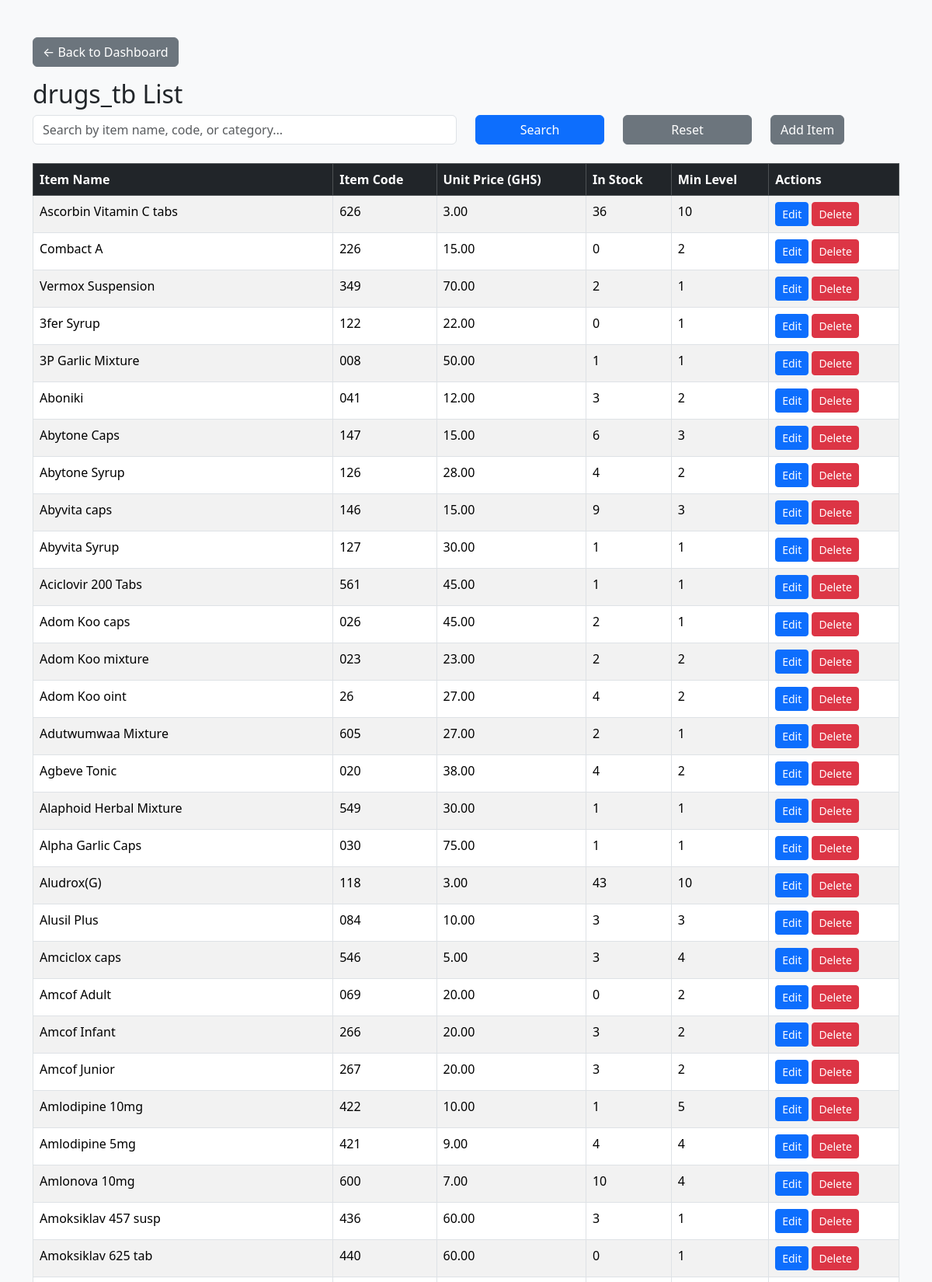
/Inventory/invent_list_page.php (signed in, upper part), run on the app's committed database.
### tables this page shows
CREATE TABLE `drugs_tb` (
  `id` int NOT NULL,
  `item` varchar(100) NOT NULL,
  `item_code` varchar(50) NOT NULL,
  `category` varchar(50) DEFAULT NULL,
  `unit_price` decimal(10,2) NOT NULL,
  `quantity_in_stock` int DEFAULT '0',
  `min_stock_level` int DEFAULT '0',
  `created_at` timestamp NOT NULL DEFAULT CURRENT_TIMESTAMP
);

### Inventory/invent_list_page.php (the view, shortened to what this page needs)
<?php
require '../dbconfig.php';
$search = $_GET['search'] ?? '';
if ($search) {
    $stmt = $conn->prepare("
        SELECT * FROM drugs_tb
        WHERE item LIKE ?
           OR item_code LIKE ?
        ORDER BY item ASC
    ");
    $likeSearch = "%$search%";
    $stmt->execute([$likeSearch, $likeSearch]);
} else {
    $stmt = $conn->query("SELECT * FROM drugs_tb ORDER BY item ASC");
}
$items = $stmt->fetchAll();
?>
<!DOCTYPE html>
<html lang="en">
<head>
    <link href="../assets/css/bootstrap.min.css" rel="stylesheet">
</head>
<body class="bg-light">
    <div class="container mt-5">
         <a href="../Dashboard/page.php" class="btn btn-secondary mb-3">← Back to Dashboard</a>
        <h2>drugs_tb List</h2>
        <form method="get" class="row mb-3">
    <div class="col-md-6">
        <input
            type="text"
            name="search"
            class="form-control"
            placeholder="Search by item name, code, or category..."
            value="<?= htmlspecialchars($search) ?>"
        >
    </div>
    <div class="col-md-2">
        <button type="submit" class="btn btn-primary w-100">Search</button>
    </div>
    <div class="col-md-2">
        <a href="invent_list_page.php" class="btn btn-secondary w-100">Reset</a>
    </div>
    <div class="col-md-2">
        <a href="add_drugs.php" class="btn btn-secondary">Add Item</a>
    </div>
</form>
        <table class="table table-bordered table-striped mt-4">
<thead class="table-dark">
    <tr>
        <th>Item Name</th>
        <th>Item Code</th>
        <th>Unit Price (GHS)</th>
        <th>In Stock</th>
        <th>Min Level</th>
        <th>Actions</th>
    </tr>
</thead>
<tbody>
    <?php if ($items): ?>
        <?php foreach ($items as $item): ?>
            <tr class="<?= $item['quantity_in_stock'] < $item['min_stock_level'] ? 'low-stock' : '' ?>">
                <td><?= htmlspecialchars($item['item']) ?></td>
                <td><?= htmlspecialchars($item['item_code']) ?></td>
                <td><?= number_format($item['unit_price'], 2) ?></td>
                <td><?= $item['quantity_in_stock'] ?></td>
                <td><?= $item['min_stock_level'] ?></td>
                <td>
                    <a href="edit_drugs.php?id=<?= $item['id'] ?>" class="btn btn-sm btn-primary">Edit</a>
                    <a href="delete_drugs.php?id=<?= $item['id'] ?>" class="btn btn-sm btn-danger" onclick="return confirm('Are you sure you want to delete this item?');">Delete</a>
                </td>
            </tr>
        <?php endforeach; ?>
    <?php else: ?>
        <tr><td colspan="7" class="text-center">No drugs_tb items found.</td></tr>
    <?php endif; ?>
</tbody>
        </table>
    </div>
</body>
</html>

### Inventory/invent_list_page.php (style rules this page uses)
.low-stock { background-color: #fff3cd !important; }

### data on the page
drugs_tb: item "Ascorbin Vitamin C tabs", item_code "626", unit_price "3.00", quantity_in_stock "36", min_stock_level "10"
drugs_tb: item "Combact A", item_code "226", unit_price "15.00", quantity_in_stock "0", min_stock_level "2"
drugs_tb: item "Vermox Suspension", item_code "349", unit_price "70.00", quantity_in_stock "2", min_stock_level "1"
drugs_tb: item "3fer Syrup", item_code "122", unit_price "22.00", quantity_in_stock "0", min_stock_level "1"
drugs_tb: item "3P Garlic Mixture", item_code "008", unit_price "50.00", quantity_in_stock "1", min_stock_level "1"
drugs_tb: item "Aboniki", item_code "041", unit_price "12.00", quantity_in_stock "3", min_stock_level "2"
drugs_tb: item "Abytone Caps", item_code "147", unit_price "15.00", quantity_in_stock "6", min_stock_level "3"
drugs_tb: item "Abytone Syrup", item_code "126", unit_price "28.00", quantity_in_stock "4", min_stock_level "2"
drugs_tb: item "Abyvita caps", item_code "146", unit_price "15.00", quantity_in_stock "9", min_stock_level "3"
drugs_tb: item "Abyvita Syrup", item_code "127", unit_price "30.00", quantity_in_stock "1", min_stock_level "1"
drugs_tb: item "Aciclovir 200 Tabs", item_code "561", unit_price "45.00", quantity_in_stock "1", min_stock_level "1"
drugs_tb: item "Adom Koo caps", item_code "026", unit_price "45.00", quantity_in_stock "2", min_stock_level "1"
drugs_tb: item "Adom Koo mixture", item_code "023", unit_price "23.00", quantity_in_stock "2", min_stock_level "2"
drugs_tb: item "Adom Koo oint", item_code "26", unit_price "27.00", quantity_in_stock "4", min_stock_level "2"
drugs_tb: item "Adutwumwaa Mixture", item_code "605", unit_price "27.00", quantity_in_stock "2", min_stock_level "1"
drugs_tb: item "Agbeve Tonic", item_code "020", unit_price "38.00", quantity_in_stock "4", min_stock_level "2"
drugs_tb: item "Alaphoid Herbal Mixture", item_code "549", unit_price "30.00", quantity_in_stock "1", min_stock_level "1"
drugs_tb: item "Alpha Garlic Caps", item_code "030", unit_price "75.00", quantity_in_stock "1", min_stock_level "1"
drugs_tb: item "Aludrox(G)", item_code "118", unit_price "3.00", quantity_in_stock "43", min_stock_level "10"
drugs_tb: item "Alusil Plus", item_code "084", unit_price "10.00", quantity_in_stock "3", min_stock_level "3"
drugs_tb: item "Amciclox caps", item_code "546", unit_price "5.00", quantity_in_stock "3", min_stock_level "4"
drugs_tb: item "Amcof Adult", item_code "069", unit_price "20.00", quantity_in_stock "0", min_stock_level "2"
drugs_tb: item "Amcof Infant", item_code "266", unit_price "20.00", quantity_in_stock "3", min_stock_level "2"
drugs_tb: item "Amcof Junior", item_code "267", unit_price "20.00", quantity_in_stock "3", min_stock_level "2"
drugs_tb: item "Amlodipine 10mg", item_code "422", unit_price "10.00", quantity_in_stock "1", min_stock_level "5"
drugs_tb: item "Amlodipine 5mg", item_code "421", unit_price "9.00", quantity_in_stock "4", min_stock_level "4"
drugs_tb: item "Amlonova 10mg", item_code "600", unit_price "7.00", quantity_in_stock "10", min_stock_level "4"
drugs_tb: item "Amoksiklav 457 susp", item_code "436", unit_price "60.00", quantity_in_stock "3", min_stock_level "1"
drugs_tb: item "Amoksiklav 625 tab", item_code "440", unit_price "60.00", quantity_in_stock "0", min_stock_level "1"
